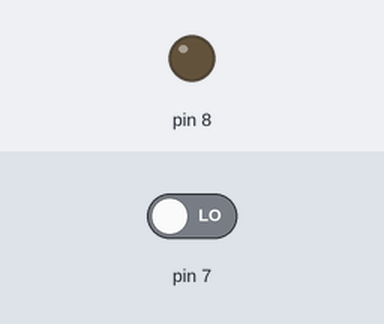
Bench run of a sketch on a simulated Arduino Uno, built with avr-gcc and run on an emulated ATmega328P. Shown: output pins drawn as LEDs (lit = HIGH). The test bench sets the inputs (shaded band); at power-on: pin 7 LOW.

Above: at 1.2 s.
1.3 s: pin 7 driven HIGH
At 2.3 s:
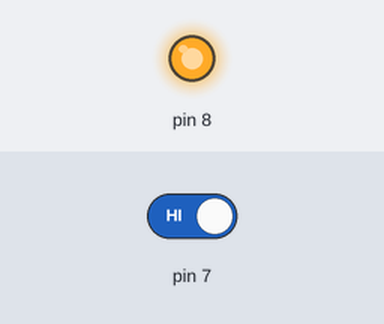
2.8 s: pin 7 driven LOW
At 3.4 s:
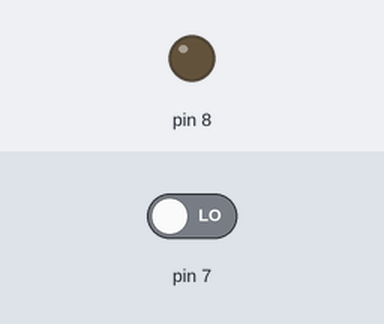
Timing chart, 0 to 5.8 s (numbered marks = the images above; inputs shaded):
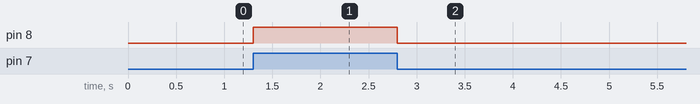

Measured:
- after the input at 1.3 s, pin 8: LOW → HIGH at once
- after the input at 2.8 s, pin 8: HIGH → LOW at once

The sketch:

PIR.ino
```cpp
void setup()
{
  Serial.begin(9600);
  pinMode(7, INPUT);
  pinMode(8, OUTPUT);
}

void loop()
{
  int readValue = digitalRead(7);
  if(readValue == HIGH){
    digitalWrite(8, HIGH);
  } else {
    digitalWrite(8, LOW);
  }
}
```
